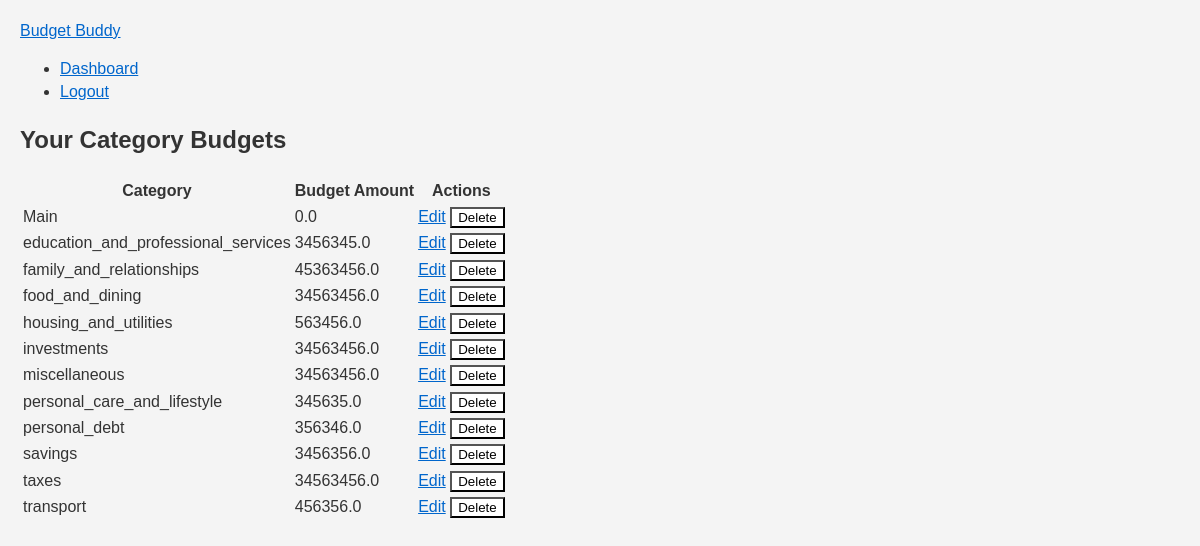
The app's page /category-budgets/view-all (signed in) with its own data.
### app.py (models this page shows, shortened)
class Budget(db.Model):
    id = db.Column(db.Integer, primary_key=True)
    user_id = db.Column(db.Integer, db.ForeignKey('user.id'))
    category = db.Column(db.String(80), nullable=False)  # Specific category like "Housing", "Food", etc.
    budget_amount = db.Column(db.Float, nullable=True)  # Budget amount for that category
    user = db.relationship('User', back_populates='budgets')
    __table_args__ = (db.UniqueConstraint('user_id', 'category', name='unique_category_per_user'),)

### app.py (the view)
@app.route('/category-budgets/view-all', methods=['GET'])
@login_required
def view_category_budgets():
    category_budgets = Budget.query.filter(Budget.user_id == current_user.id).all()
    return render_template('view_category_budgets.html', category_budgets=category_budgets)

### app.py (called while the page is built)
@login_manager.user_loader
def load_user(user_id):
    return User.query.get(int(user_id))

@app.context_processor
def inject_notifications_count():
    if current_user.is_authenticated:
        unread_notifications_count = Notification.query.filter_by(user_id=current_user.id, is_read=False).count()
        return {'unread_notifications_count': unread_notifications_count}
    return {}

@app.context_processor
def inject_predefined_categories():
    return dict(PREDEFINED_CATEGORIES=PREDEFINED_CATEGORIES)

### templates/view_category_budgets.html
{% extends "base.html" %}
{% block content %}
<h2>Your Category Budgets</h2>
<table>
    <thead>
        <tr>
            <th>Category</th>
            <th>Budget Amount</th>
            <th>Actions</th>
        </tr>
    </thead>
    <tbody>
        {% for budget in category_budgets %}
        <tr>
            <td>{{ budget.category }}</td>
            <td>{{ budget.budget_amount }}</td>
            <td>
                <a href="{{ url_for('update_category_budget', budget_id=budget.id) }}">Edit</a>
                <form action="{{ url_for('delete_category_budget', budget_id=budget.id) }}" method="post" style="display: inline;">
                    <input type="submit" value="Delete" onclick="return confirm('Are you sure?');">
                </form>
            </td>
        </tr>
        {% endfor %}
    </tbody>
</table>
{% endblock %}

### static/css/styles.css (style rules this page uses)
body, h1, p, li { margin: 0; padding: 0; }
body { background-color: #f4f4f4; color: #333333; font-family: Arial, sans-serif; font-size: 16px; line-height: 1.4; padding: 20px; }
a { color: #0066cc; text-decoration: underline; transition: color 0.3s ease; }
input, textarea { background-color: #ffffff; }

### records on screen
Budget: category "Main", budget_amount "0.0"
Budget: category "education_and_professional_services", budget_amount "3456345.0"
Budget: category "family_and_relationships", budget_amount "45363456.0"
Budget: category "food_and_dining", budget_amount "34563456.0"
Budget: category "housing_and_utilities", budget_amount "563456.0"
Budget: category "investments", budget_amount "34563456.0"
Budget: category "miscellaneous", budget_amount "34563456.0"
Budget: category "personal_care_and_lifestyle", budget_amount "345635.0"
Budget: category "personal_debt", budget_amount "356346.0"
Budget: category "savings", budget_amount "3456356.0"
Budget: category "taxes", budget_amount "34563456.0"
Budget: category "transport", budget_amount "456356.0"
